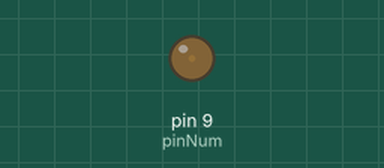
Recording of a sketch running on a simulated Arduino Uno, built with avr-gcc and run on an emulated ATmega328P. Shown: output pins drawn as LEDs (lit = HIGH).

Above: at 0.05 s.
At 1.15 s:
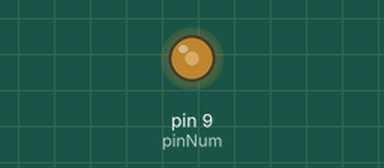
At 2.3 s:
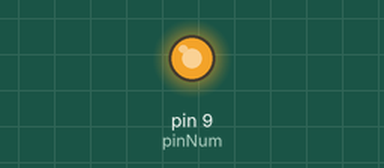
At 4.6 s:
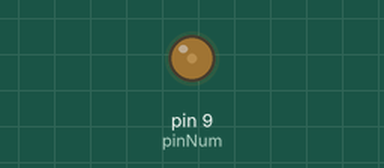
Timing chart, 0 to 6.7 s (numbered marks = the images above):
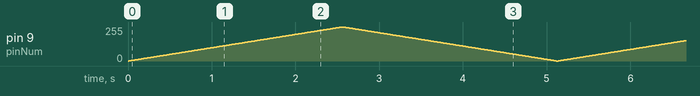

The sketch:

led_ex3.ino
```cpp
int pinNum=9;
void setup() {
  // put your setup code here, to run once:

}

void loop() {
//  analogWrite(pinNum,0);
//  dealy(10);
//  analogWrite(pinNum,1);
//  dealy(10);
//  analogWrite(pinNum,2);
//  dealy(10);
//  analogWrite(pinNum,3);
//  dealy(10);
//  analogWrite(pinNum,3);
//  dealy(10);
for(int i=0;i<256;i++){
  analogWrite(pinNum,i);
  delay(10);
}
for(int i=255;i>-1;i--){
  analogWrite(pinNum,i);
  delay(10);
}

}
```
